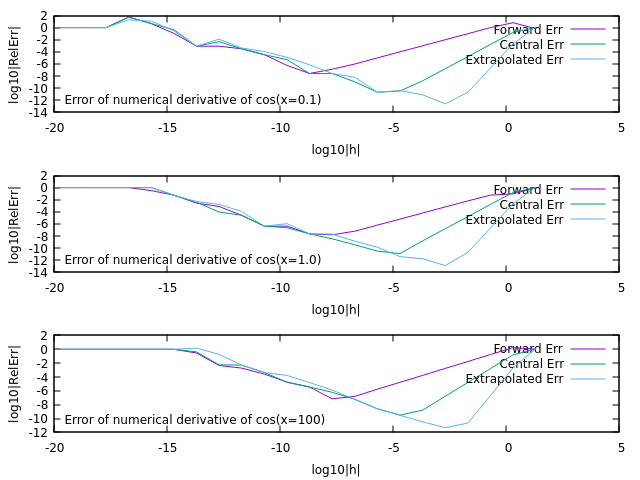

Recreate this plot in gnuplot.

set multiplot layout 3,1 columnsfirst

set xlabel "log10|h|"
set ylabel "log10|RelErr|"

set label 1 "Error of numerical derivative of cos(x=0.1)" at graph 0.02,0.13
plot "cos01.dat" using 1:2 with lines title "Forward Err", "cos01.dat" using 1:3 with lines title "Central Err", "cos01.dat" using 1:4 with lines title "Extrapolated Err"

set label 1 "Error of numerical derivative of cos(x=1.0)" at graph 0.02,0.13
plot "cos1.dat" using 1:2 with lines title "Forward Err", "cos1.dat" using 1:3 with lines title "Central Err", "cos1.dat" using 1:4 with lines title "Extrapolated Err"

set label 1 "Error of numerical derivative of cos(x=100)" at graph 0.02,0.13
plot "cos100.dat" using 1:2 with lines title "Forward Err", "cos100.dat" using 1:3 with lines title "Central Err", "cos100.dat" using 1:4 with lines title "Extrapolated Err"

unset multiplot
